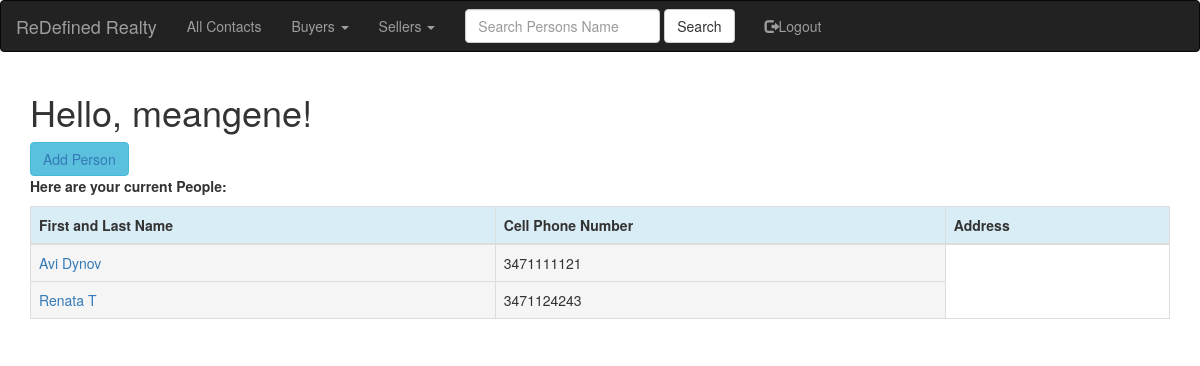
Screenshot of /people (signed in) with the database file from the repository.
### app/models.py (models this page shows, shortened)
class User(UserMixin, db.Model):
    id = db.Column(db.Integer, primary_key=True)
    username = db.Column(db.String(64), index=True, unique=True)
    email = db.Column(db.String(120), index=True, unique=True)
    password_hash = db.Column(db.String(128))
    People=db.relationship('People', backref='people', lazy='dynamic')
    ProfileNotes=db.relationship('ProfileNotes', backref='profilenotes', lazy='dynamic')

class People(db.Model):
    id = db.Column(db.Integer, primary_key=True)
    first_name=db.Column(db.String(20))
    last_name=db.Column(db.String(20))
    phone_cell=db.Column(db.Integer)
    ptype=db.Column(db.String(6))
    pstatus=db.Column(db.String(7))
    notes=db.Column(db.String(140))
    user_account_pk=db.Column(db.Integer, db.ForeignKey('user.id'))
    ProfileNotes=db.relationship('ProfileNotes', backref='peopleprofilenotes', lazy='dynamic')

### app/routes.py (the view)
@app.route('/people', methods=['GET'])
@login_required
def people():
    all_people = get_people(current_user=current_user)
    return render_template('people.html', title='People', all_people=all_people)

### app/models.py (called while the page is built)
@login.user_loader
def load_user(id):
    return User.query.get(int(id))

### app/queryfunc.py (called while the page is built)
def get_people(current_user):
    currentuser = User.query.filter_by(username=current_user.username).first()
    account_pk = currentuser.id
    all_people=People.query.filter_by(user_account_pk=account_pk).all()
    return all_people

### app/templates/people.html
{% extends "base.html" %}
{% import 'bootstrap/wtf.html' as wtf %}
{% block app_content %}
    <h1>Hello, {{ current_user.username }}!</h1>
    <div class="btn-group">
        <button type="button" class="btn btn-info"><a href="{{ url_for('add_people') }}">Add Person</a></button>
    </div>
    <div><p><b>Here are your current People:</b></p></div>
    <div class="table-responsive">
        <table class="table table-bordered">
            <thead>
                <tr class="info">
                    <th>First and Last Name</th>
                    <th>Cell Phone Number</th>
                    <th>Address</th>
                </tr>
            </thead>
            {% for everyone in all_people %}
            <TR>
                <TD class="active"><a href="{{ url_for('view_people', people_id=everyone.id) }}">{{ everyone.first_name }}  {{ everyone.last_name }}</a></TD>
                <TD class="active">{{ everyone.phone_cell }}</TD>
            </TR>
            {% endfor %}
        </table>
    </div>
{% endblock %}

### rows the page displays
User: username "meangene"
People: first_name "Avi", last_name "Dynov", phone_cell "3471111121"
People: first_name "Renata", last_name "T", phone_cell "3471124243"
